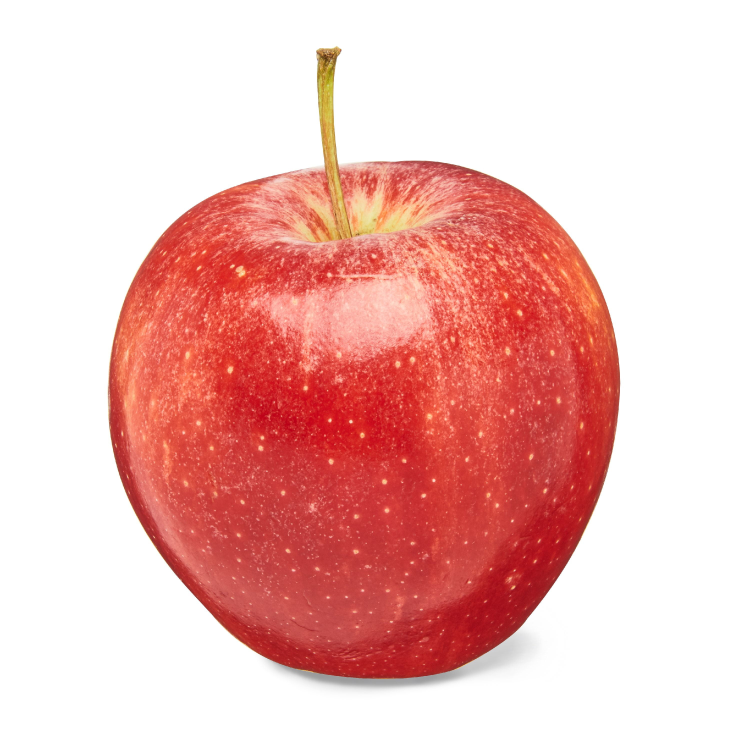
#> input picture img/apple.jpg, 3000 x 3000 px (shown at 1/4 size)
$ python pyramids_two.py
#> lines starting #> are read from the running program, lines starting #| are printed output that depends on the picture
import cv2 as cv,sys
import numpy as np
import matplotlib.pyplot as plt


A = cv.imread('img/apple.jpg')
#> A is the input picture: shape (3000, 3000, 3); mean B, G, R 185.6, 189.3, 239.3
B = cv.imread('img/orange.webp')
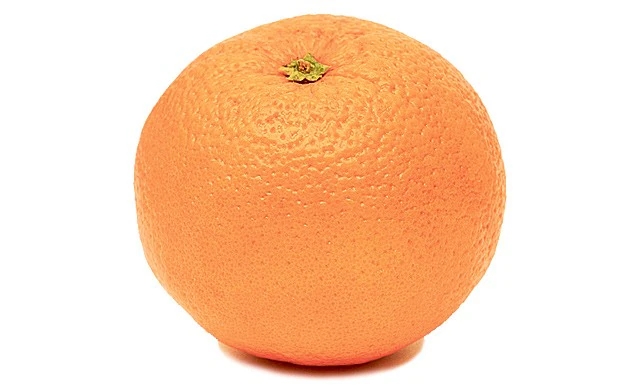
#> input picture img/orange.webp, 620 x 388 px
#> B is the input picture: shape (388, 620, 3); mean B, G, R 180, 210.5, 250.7
assert A is not None, "file could not be read, check with os.path.exists()"
assert B is not None, "file could not be read, check with os.path.exists()"

# generate Gaussian pyramid for A
G = A.copy()
gpA = [G]
for i in range(6):
    G = cv.pyrDown(G)
    gpA.append(G)
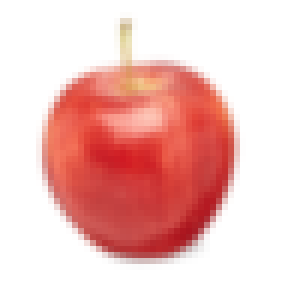
#> G: shape (47, 47, 3) (shown 6 times larger); mean B, G, R 186, 189.7, 239.4
#> after the loop, gpA = 7 items

# generate Gaussian pyramid for B
G = B.copy()
gpB = [G]
for i in range(6):
    G = cv.pyrDown(G)
    gpB.append(G)
#> after the loop, gpB = 7 items

# generate Laplacian Pyramid for A
lpA = [gpA[5]]
for i in range(5,0,-1):
    GE = cv.pyrUp(gpA[i])
    GE = cv.resize(GE, (gpA[i - 1].shape[1], gpA[i - 1].shape[0]))
    L = cv.subtract(gpA[i-1],GE)
    lpA.append(L)
#> this loop made 5 passes
#> pass 1, `L = cv.subtract(gpA[i-1],GE)`:
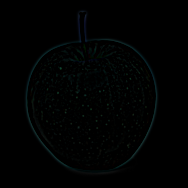
#> L: shape (188, 188, 3); mean of channels 0, 1, 2 1.7, 1.7, 0.7; drawn as B, G, R
#> after the loop, lpA = 6 items

# generate Laplacian Pyramid for B
lpB = [gpB[5]]
for i in range(5,0,-1):
    GE = cv.pyrUp(gpB[i])
    GE = cv.resize(GE, (gpB[i - 1].shape[1], gpB[i - 1].shape[0]))
    L = cv.subtract(gpB[i-1],GE)
    lpB.append(L)
#> after the loop, lpB = 6 items

# Now add left and right halves of images in each level
LS = []
for la,lb in zip(lpA,lpB):

    min_rows = min(la.shape[0], lb.shape[0])
    la_resized = cv.resize(la, (la.shape[1], min_rows))
    lb_resized = cv.resize(lb, (lb.shape[1], min_rows))

    # Concatenate the resized images horizontally
    ls = np.hstack((la_resized[:, :la_resized.shape[1] // 2], lb_resized[:, lb_resized.shape[1] // 2:]))
    LS.append(ls)
#> this loop made 6 passes
#> min_rows on passes 1 to 6: 13, 25, 49, 97, 194, 388
#> pass 3, `lb_resized = cv.resize(lb, (lb.shape[1], min_rows))`:
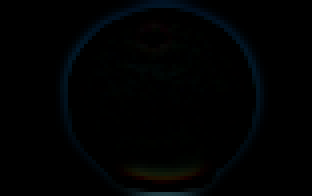
#> lb_resized: shape (49, 78, 3) (shown 4 times larger); mean of channels 0, 1, 2 2.2, 1.7, 0.6; drawn as B, G, R
#> after the loop, LS = 6 items

# now reconstruct
ls_ = LS[0]
for i in range(1,6):

    # Upsample the previous level in the Laplacian pyramid
    ls_ = cv.pyrUp(ls_)
    # Resize ls_ to match the dimensions of LS[i]
    ls_ = cv.resize(ls_, (LS[i].shape[1], LS[i].shape[0]))
    # Perform addition
    ls_ = cv.add(ls_, LS[i])
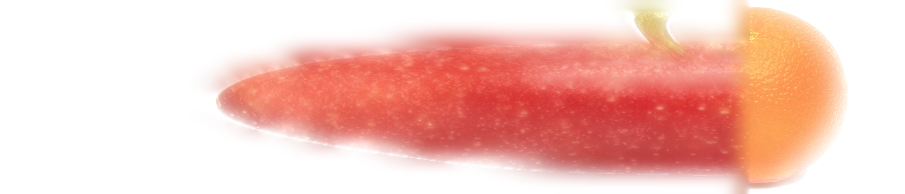
#> ls_: shape (388, 1810, 3) (shown at 1/2 size); mean of channels 0, 1, 2 189.4, 198.3, 244.7; drawn as B, G, R


# Resize A and B to have the same number of rows
rows_A, cols_A, _ = A.shape
#> rows_A = 3000; cols_A = 3000
rows_B, cols_B, _ = B.shape
#> rows_B = 388; cols_B = 620
min_rows = min(rows_A, rows_B)
A_resized = cv.resize(A, (cols_A, min_rows))
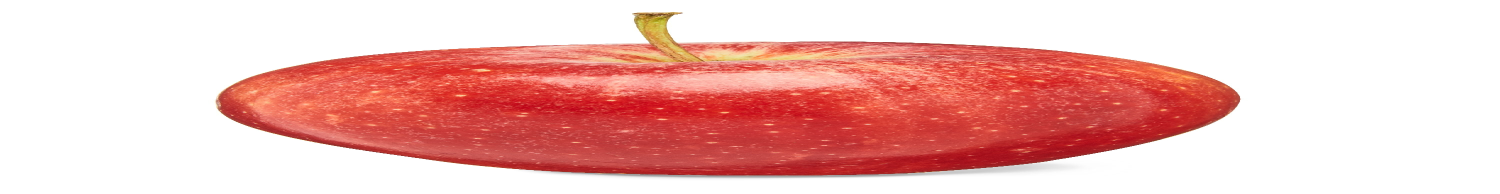
#> A_resized: shape (388, 3000, 3) (shown at 1/2 size); mean B, G, R 185.6, 189.3, 239.2
B_resized = cv.resize(B, (cols_B, min_rows))

# Concatenate the resized images horizontally
real = np.hstack((A_resized[:, :cols_A // 2], B_resized[:, cols_B // 2:]))
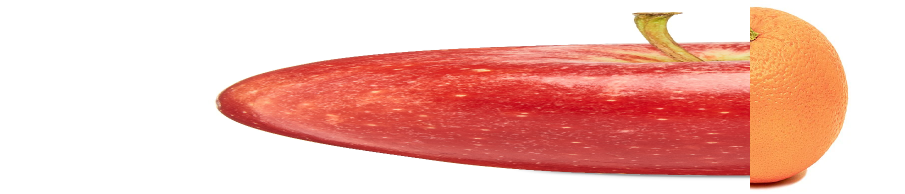
#> real: shape (388, 1810, 3) (shown at 1/2 size); mean B, G, R 182.1, 191.3, 241.3

cv.imwrite('img/Pyramid_blending2.jpg',ls_)
cv.imwrite('img/Direct_blending.jpg',real)
